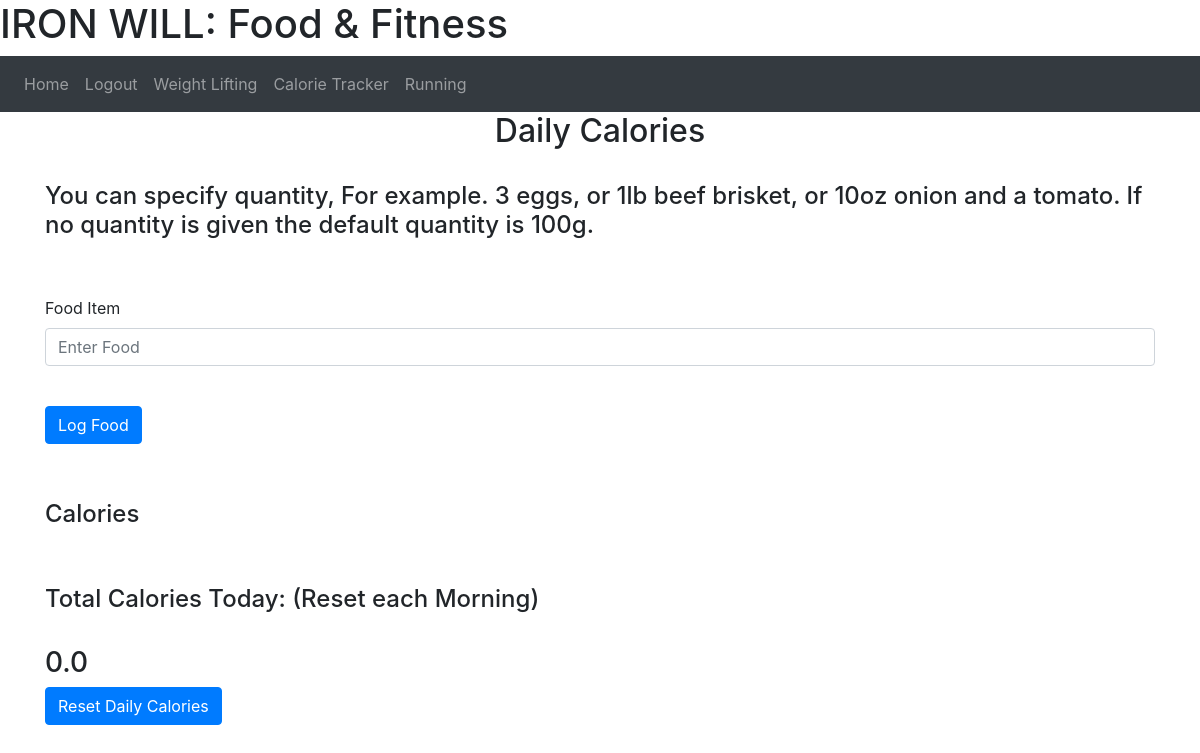
Before: /calories (signed in) with the older database file.
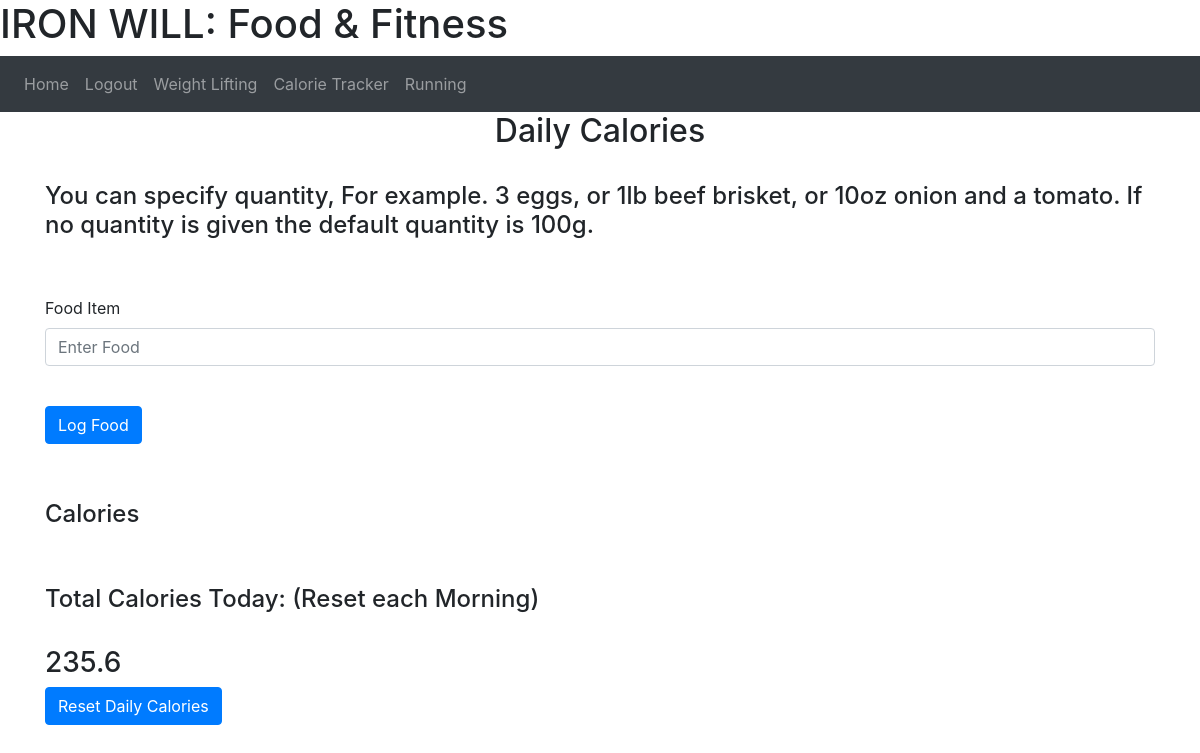
After: the same page with the newer database file.
### website/models.py (models this page shows, shortened)
class User(db.Model, UserMixin):
    user_id = db.Column(db.Integer, primary_key=True)
    first_name = db.Column(db.String(25))
    email = db.Column(db.String(150), unique=True)
    password = db.Column(db.String(100))
    mile = db.Column(db.Float)
    five_k = db.Column(db.Float)
    bench = db.Column(db.Integer)
    squat = db.Column(db.Integer)
    deadlift = db.Column(db.Integer)
    calories = db.Column(db.Float)

### website/auth.py (the view, shortened to what this page needs)
@ auth.route('/calories', methods=['GET', 'POST'])
@ login_required
def calories():
    return render_template("calories.html", user=current_user)

### website/__init__.py (called while the page is built)
def create_app():
    app = Flask(__name__)
    app.config['SECRET_KEY'] = SECRET_KEY
    app.config['SQLALCHEMY_DATABASE_URI'] = f'sqlite:///{DB_NAME}'
    db.init_app(app)
    from .views import views
    from .auth import auth
    app.register_blueprint(views, url_prefix='/')
    app.register_blueprint(auth, url_prefix='/')
    from .models import User
    create_database(app)
    login_manager = LoginManager()
    login_manager.login_view = 'auth.login'
    login_manager.init_app(app)
    @login_manager.user_loader
    def load_user(id):
        return User.query.get(int(id))
    return app

### website/templates/calories.html (shortened to what this page needs)
{% extends "base.html" %} {% block title %}Nutrition: {% endblock %} {% block
content %}
<form method="POST">
  <h2 align="center">Daily Calories</h2>
  <br />
  <h4>
    You can specify quantity, For example. 3 eggs, or 1lb beef brisket, or 10oz
    onion and a tomato. If no quantity is given the default quantity is 100g.
  </h4>
  <br /><br />
  <div class="form-group">
    <label for="food">Food Item</label>
    <input
      type="food"
      class="form-control"
      id="food"
      name="food"
      placeholder="Enter Food"
    />
  </div>
  <br />
  <button
    type="submit"
    class="btn btn-primary"
    name="submit_button"
    value="log"
  >
    Log Food
  </button>
  <br /><br /><br />
  <h4>{{ cals }} Calories</h4>
  <br /><br />
  <h4>Total Calories Today: (Reset each Morning)</h4>
  <br />
  <h3>{{ user.calories }}</h3>
  <button
    type="submit"
    class="btn btn-primary"
    name="submit_button"
    value="reset_cals"
  >
    Reset Daily Calories
  </button>
</form>
{% endblock %}

### website/templates/base.html (shortened to what this page needs)
<!DOCTYPE html>
<html lang="en">
  <head>
    <link
      rel="stylesheet"
      href="https://stackpath.bootstrapcdn.com/bootstrap/4.4.1/css/bootstrap.min.css"
    />
    <link
      rel="stylesheet"
      href="https://stackpath.bootstrapcdn.com/font-awesome/4.7.0/css/font-awesome.min.css"
    />
  </head>
  <body>
    <h1>IRON WILL: Food & Fitness</h1>
    <nav class="navbar navbar-expand-lg navbar-dark bg-dark">
      <div class="collapse navbar-collapse" id="navbar">
        <div class="navbar-nav">
          {% if user.is_authenticated %}
          <a class="nav-item nav-link" id="home" href="/">Home</a>
          <a class="nav-item nav-link" id="logout" href="/logout">Logout</a>
          <a class="nav-item nav-link" id="weightlifting" href="/weights"
            >Weight Lifting</a
          >
          <a class="nav-item nav-link" id="calories" href="/calories"
            >Calorie Tracker</a
          >
          <a class="nav-item nav-link" id="running" href="/running">Running</a>
          {% else %}
          <a class="nav-item nav-link" id="login" href="/login">Login</a>
          <a class="nav-item nav-link" id="signUp" href="/sign-up">Sign Up</a>
          {% endif %}
        </div>
      </div>
    </nav>
    <div class="container">{% block content %}{% endblock %}</div>
  </body>
</html>

Changed rows visible on the page:
changed User: calories "0.0" → "235.6"
